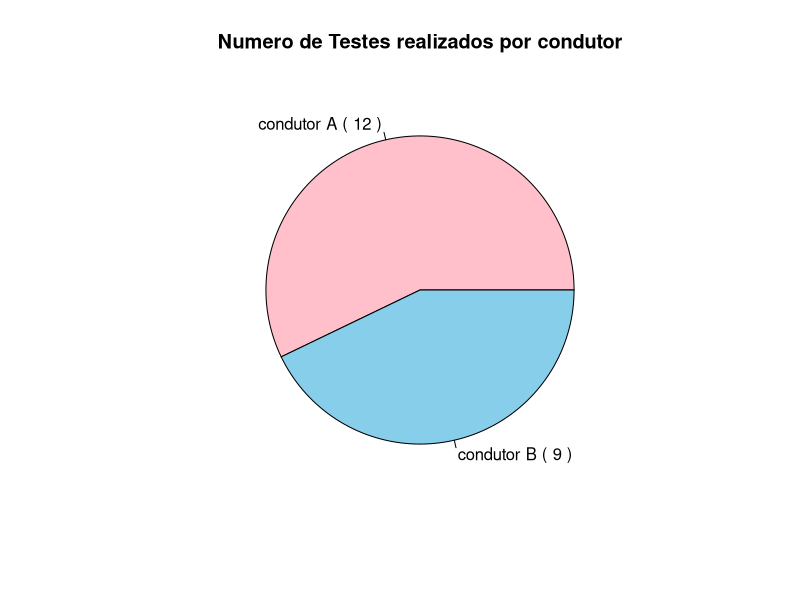
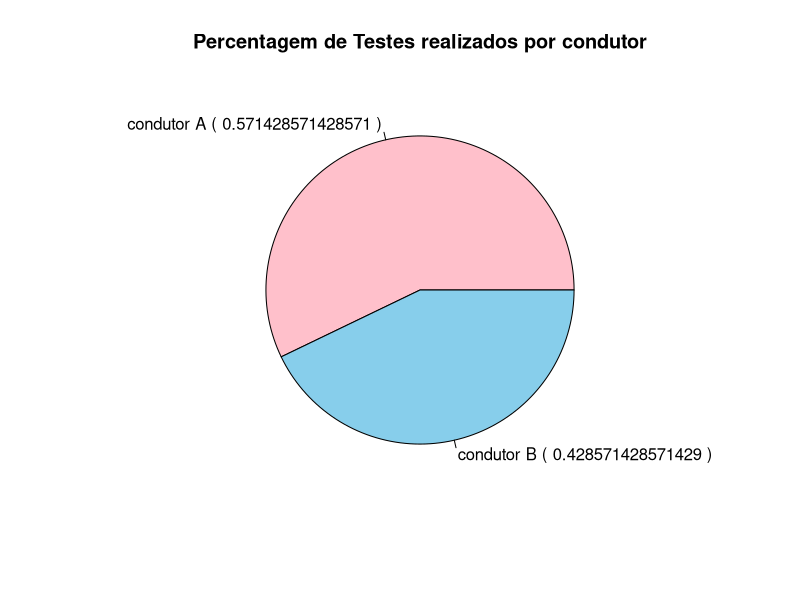
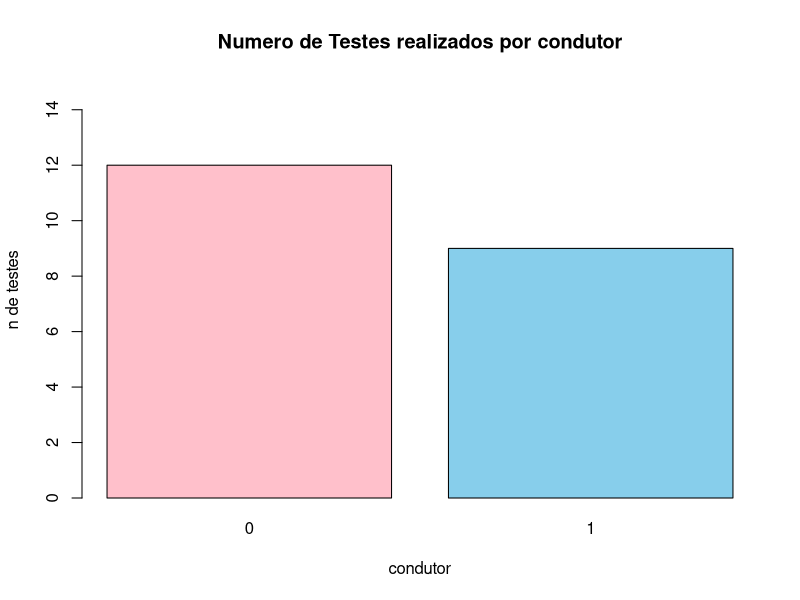
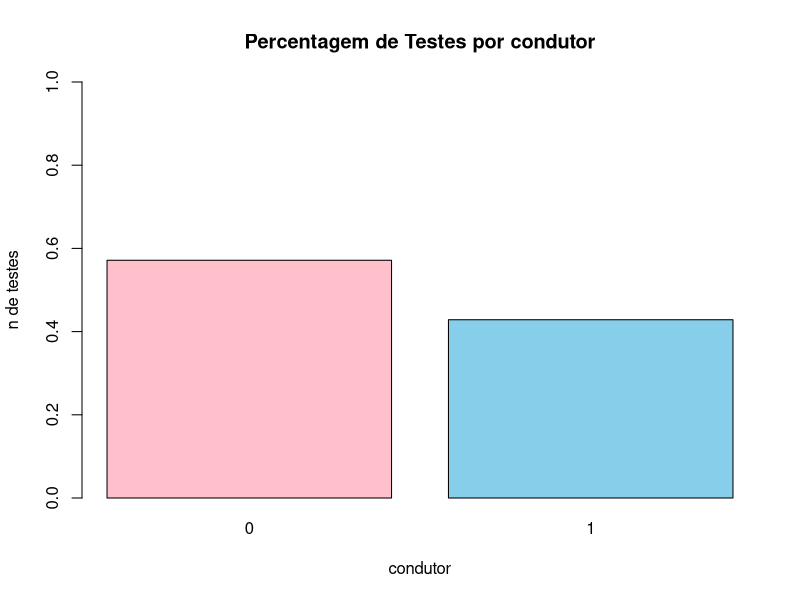
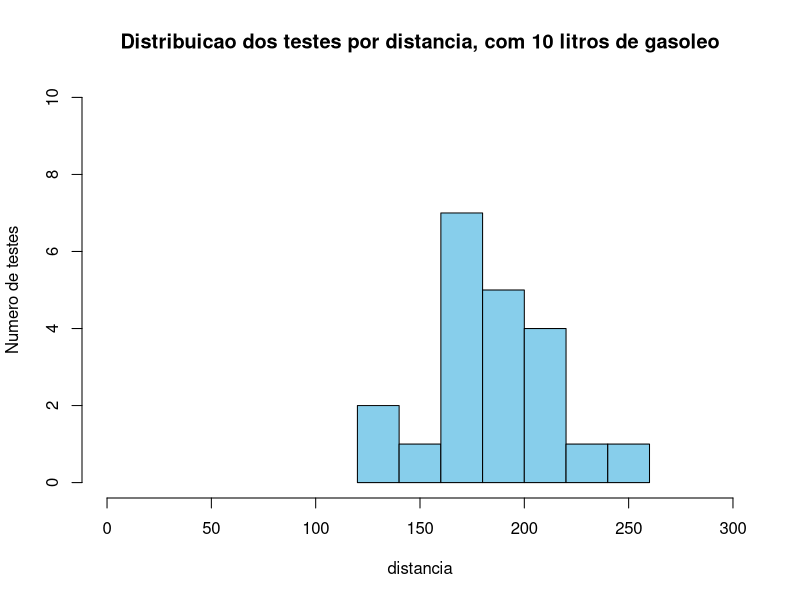
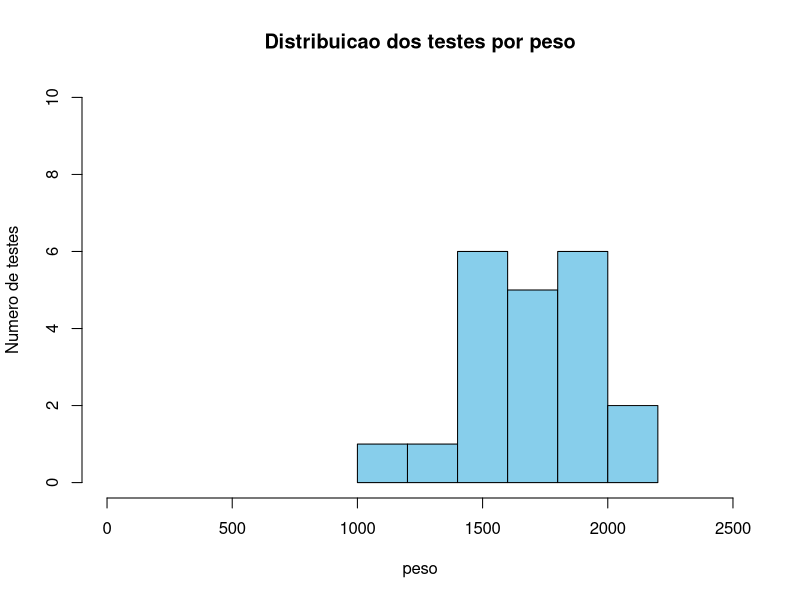
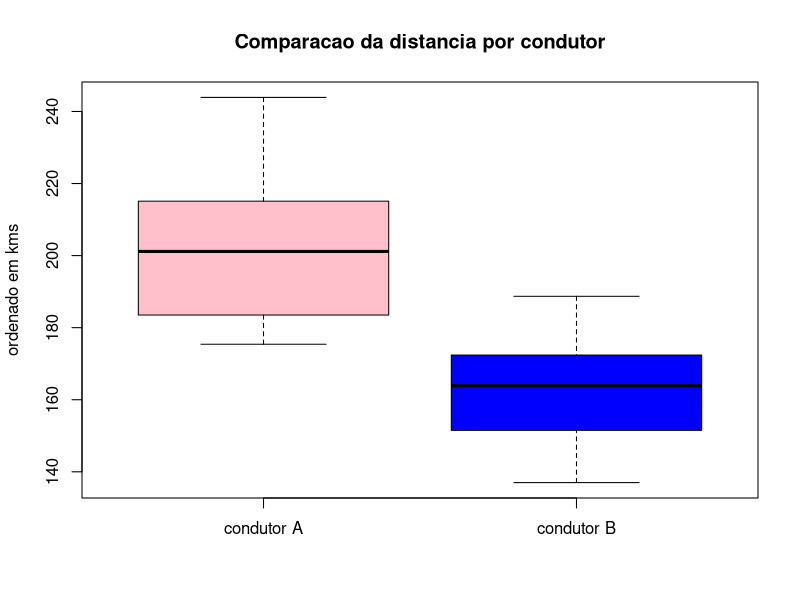
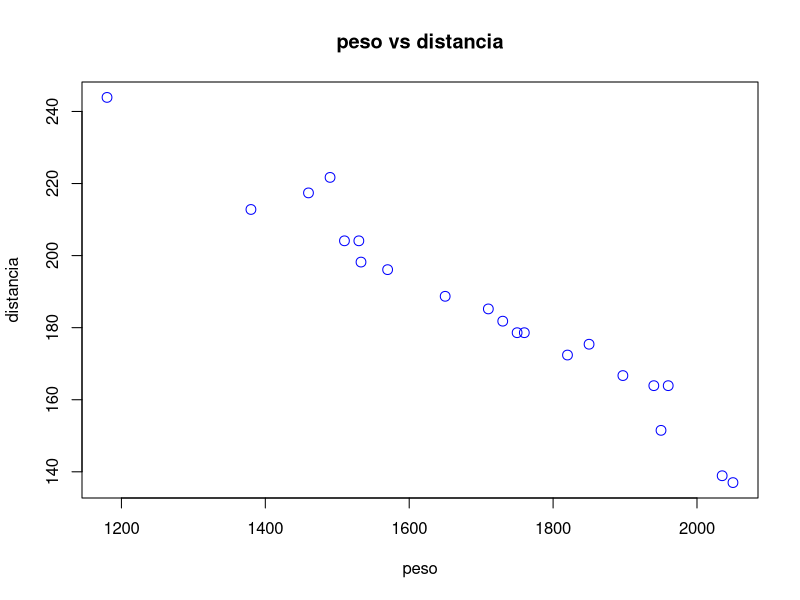

Source code (R) for these figures, in order:
#A-0 B-1   #amostra de 21 testes

condutor=c(1, 0, 0, 0, 0,
       1, 0, 1, 0, 0,
       1, 1, 1, 0, 1,
       0, 0, 1, 0, 1, 
       0) #qualitativa  nominal (binominal)

peso=c(2035, 1730, 1180, 1530, 1750,
       1940, 1460, 1960, 1850, 1533,
       1760, 1650, 2050, 1710, 1897,
       1380, 1490, 1820, 1510, 1950,
       1570) #quantitativa continua

distancia=c(138.9, 181.8, 243.9, 204.1, 178.6,
       163.9, 217.4, 163.9, 175.4, 198.2,
       178.6, 188.7, 137.0, 185.2, 166.7,
       212.8, 221.7, 172.4, 204.1, 151.5,
       196.1) #quantitativa continua

consumo=c(11, 6.3, 5.1, 6.3, 6.5,
       8.1, 5.3, 7.9, 7.3, 7.9,
       6.7, 6.1, 9.8, 5.9, 8.2,
       5.9, 5.2, 6.1, 5.4, 7.5, 
       5.9) #quantitativa continua

avaliacao=c(4, 2, 1, 2, 3,
       4, 1, 4, 3, 3,
       3, 2, 4, 3, 4,
       2, 1, 3, 1, 4,
       2) #qualitativa ordinal


#criar tabela  
table=cbind(condutor, peso, distancia, consumo, avaliacao)
table #mostra tabela
summary(table)

#tabelas freq aboslutas e relativas
table(condutor) #nominal (circular, barras)
table(peso) #continua (histograma, diagrama de extremos e quartis)
table(distancia) #continua
table(consumo) #continua
table(avaliacao) #ordinal (barras, diagrama de extremos e quartis)

#Tabelas
f_g<-table(condutor) #frequencia absoluta do condutor
f_g #n de elementos de cada grupo (frequencia absoluta do condutor)
fr_g<-prop.table(f_g) #tabelas de forma proporcional da frequencia relativa da frequencia absoluta do condutor 
fr_g #frequencia relativa por condutor (condutor A -> 57%; condutor B -> 42%)

#circular para freq absoluta ou freq relativa
#Representacoes Graficas
nomes_c<-c("condutor A","condutor B") #legendas
cores<-c("pink","skyblue") #cores do grafico
rotulo<-paste(nomes_c,"(",paste(f_g),")",sep=" ") #dados (legendas, n. elementos)
pie(f_g, main="Numero de Testes realizados por condutor",labels=rotulo,col=cores) #grafico circular

nomes_c<-c("condutor A","condutor B") #legendas
cores<-c("pink","skyblue") #cores do grafico
rotulo<-paste(nomes_c,"(",paste(fr_g),")",sep=" ") #dados (legendas, n. elementos)
pie(fr_g, main="Percentagem de Testes realizados por condutor",labels=rotulo,col=cores) #grafico circular

#Grafico Barras (freq absoluta ou freq relativa) (vari�veis nominal e ordenal; Nao serve para var. cont�nuas!!!!)
barplot(f_g,main="Numero de Testes realizados por condutor",xlab="condutor",ylab="n de testes",col=c("pink", "skyblue"), ylim=c(0,15)) #ylim(limites de y) #fa de cada condutor
barplot(fr_g,main="Percentagem de Testes por condutor",xlab="condutor",ylab="n de testes",col=c("pink", "skyblue"), ylim=c(0,1)) #ylim(limites de y) #fr de cada condutor
#text(locator(n=2), paste(round(fr_g, 2))) #introduzir texto no grafico


#Histograma
h<-hist(distancia,main="Distribuicao dos testes por distancia, com 10 litros de gasoleo",xlab="distancia",ylab="Numero de testes", col="skyblue",xlim=c(0,300),ylim=c(0,10))
h
summary(distancia)

h<-hist(peso,main="Distribuicao dos testes por peso",xlab="peso",ylab="Numero de testes", col="skyblue",xlim=c(0,2500),ylim=c(0,10))
h
summary(peso)

#freq_rel=h$counts/21 #freq relativa
#text(locator(n=7), paste(round(freq_rel, 2))) #introduzir texto no grafico


#caixa de bigodes multiplo (comparar 2 v�riaveis (continua - nominal ou ordinal))
boxplot(distancia ~ condutor, main = "Comparacao da distancia por condutor", ylab="ordenado em kms", xlab="", names=c("condutor A","condutor B"),col=c("pink","blue"))
IQR(distancia) #da intervalo interquartil (na distancia, a diferenca entre o 1 qartil e o 3 quartil sao 37.4)
tapply(distancia,condutor,summary)# Para interpretar os valores do boxplot (qt + proximo a media e a mediana estao, mais normais estao (assimetria))


#comparar 2 vari�veis continuas

#---------------- distancia vai depender do peso do automovel e do condutor ----------------#

# PREVISAO: Regressao linear entre distancia e peso
plot(peso, distancia, pch = 1, cex = 1.3, col = "blue", main = "peso vs distancia", xlab = "peso", ylab = "distancia")
# existe uma relacao de correlacao fraca e negativa entre as variaveis "peso" e "distancia"
cor(peso,distancia) # r= -0.9772903, esta muito longe de 1 por isso existe uma correlacao fraca e negativa


# y = B0 + B1 * X + erro <- regressao linear simples
# peso = B0(=3253.986) + B1(=-8.395) * distancia + erro (se o distancia for nulo(zero), o peso e de 3253kg)
# ^peso = 3253.986 + -8.395 * distancia (por cada km q se acrescenta � distancia, acrescenta -8.395kg no peso)


model = lm(peso ~ distancia) #linear simples #dependente~independente
model #ver modelo;peso=3253.986+-8.395*distancia
abline(model, col="red") #desenhar a reta de regressao linear simples #intercept(ordenada da origem); a distancia vai depender do peso do automovel e do condutor
summary(model) # sumario com as estimativas dos coeficientes, p-value e r-quadrado

#residuals(erros do modelo do y = ... + erro)
#

#predict(model) #previsao - valores estimados pela reta para cada valor de x dado
# coeficiente de correlacao e coeficiente de determinacao, para a qualidade do ajustamento
cor(peso,distancia) # r= -0.9772903
cor(peso,distancia)^2  # r^2 = 0.9550963  (95,50% da variancia de y e explicada pela variancia de x)


###### Estat�stica INDUTIVA
#inferencia estatistica


#exercicio
#calculo de proporcoes
dbinom(8, 19, 0.49) #P(M=8 em 19, 0.49) = 15.25% (a amostra pode n ser representativa)


#teste a normalidade
shapiro.test(peso) #w(estatistica de teste) #como p-value(0.6065) > 0.05, nao rejeita


#t-test a media populacional
t.test(peso, 
       alternative="two.sided",
       mu=1703, #media do peso
       conf.level=0.95) #nivel de confianca(nivel de significancia(100-95=5%) #df(grau de liberdade) #pvalue(valor de erro) #interval: ....(1quantil, 2quantil) #como 1703 esta fora de 1702.619(mean of x)..., entao esta errado


t.test(distancia, 
       alternative="two.sided",
       mu=184.8, #media da distancia
       conf.level=0.95) #nivel de confianca #df(grau de liberdade) #pvalue(valor de erro) #interval: ....(1quantil, 2quantil) #como 184.8 esta fora de 184.8048(mean of x)..., entao esta errado



#compare medias entre grupos
boxplot(distancia ~ condutor, main = "Comparacao da distancia por condutor", ylab="ordenado em kms", xlab="", names=c("condutor A","condutor B"),col=c("pink","blue"))
tapply(distancia,condutor,summary)# Para interpretar os valores do boxplot (qt + proximo a media e a mediana estao, mais normais estao (assimetria))

t.test(distancia ~ condutor,
       alternative="two.sided", 
       conf.level=0.95) #p-value < nivel significancia, ou seja, rejeitamos hipotese nula
                        #a diferenca entre as medias na populacao e positiva, entao e o grupo 0 (condutor A) com maior distancia


#duas continuas: regressao linear simples

plot(peso, distancia, pch = 1, cex = 1.3, col = "blue", main = "peso vs distancia", xlab = "peso", ylab = "distancia")

cor(peso,distancia) # r= -0.9772903

model = lm(distancia ~ peso) #linear simples #dependente~independente
model #ver modelo;peso=378.5198+-0.1138*distancia
abline(model, col="red") #desenhar a reta de regressao linear simples #intercept(ordenada da origem); a distancia vai depender do peso do automovel e do condutor
summary(model) # sumario com as estimativas dos coeficientes, p-value e r-quadrado
#intercept e peso tem o p-value muito proximo de zero
#f-statistic: p-value muito pequeno entao rejeita-se h0

cor(peso,distancia)^2  # r^2 = 0.9550963  (95,50% da variancia de y e explicada pela variancia de x)


summary(model)
shapiro.test(model$residuals)
t.test(model$residuals, 
       alternative="two.sided",
       mu=0,
       conf.level=0.95) #pvalue e maior que nivel de significancia, ou seja, nao rejeito h0


378.5198+-0.1138*2000 #se a peso for 2000kg, entao a distancia e 150.9198km